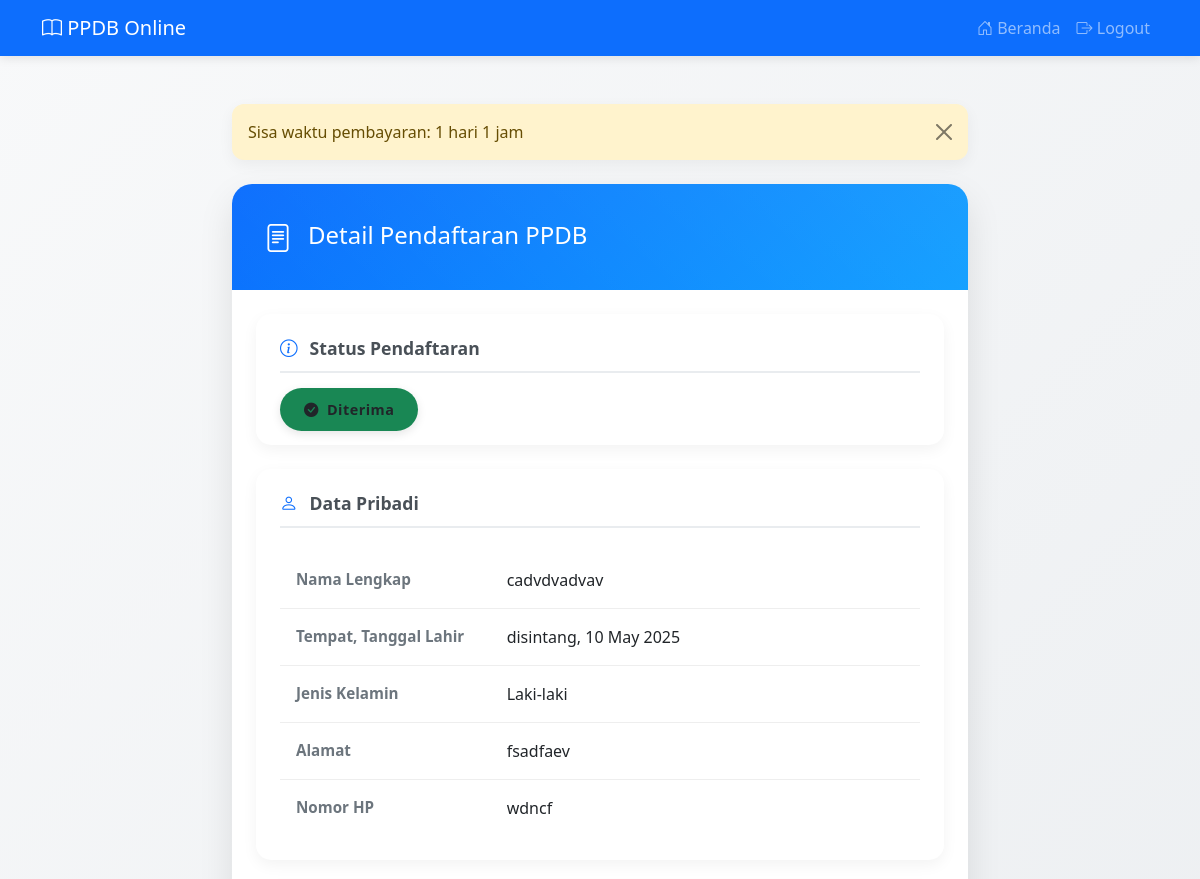
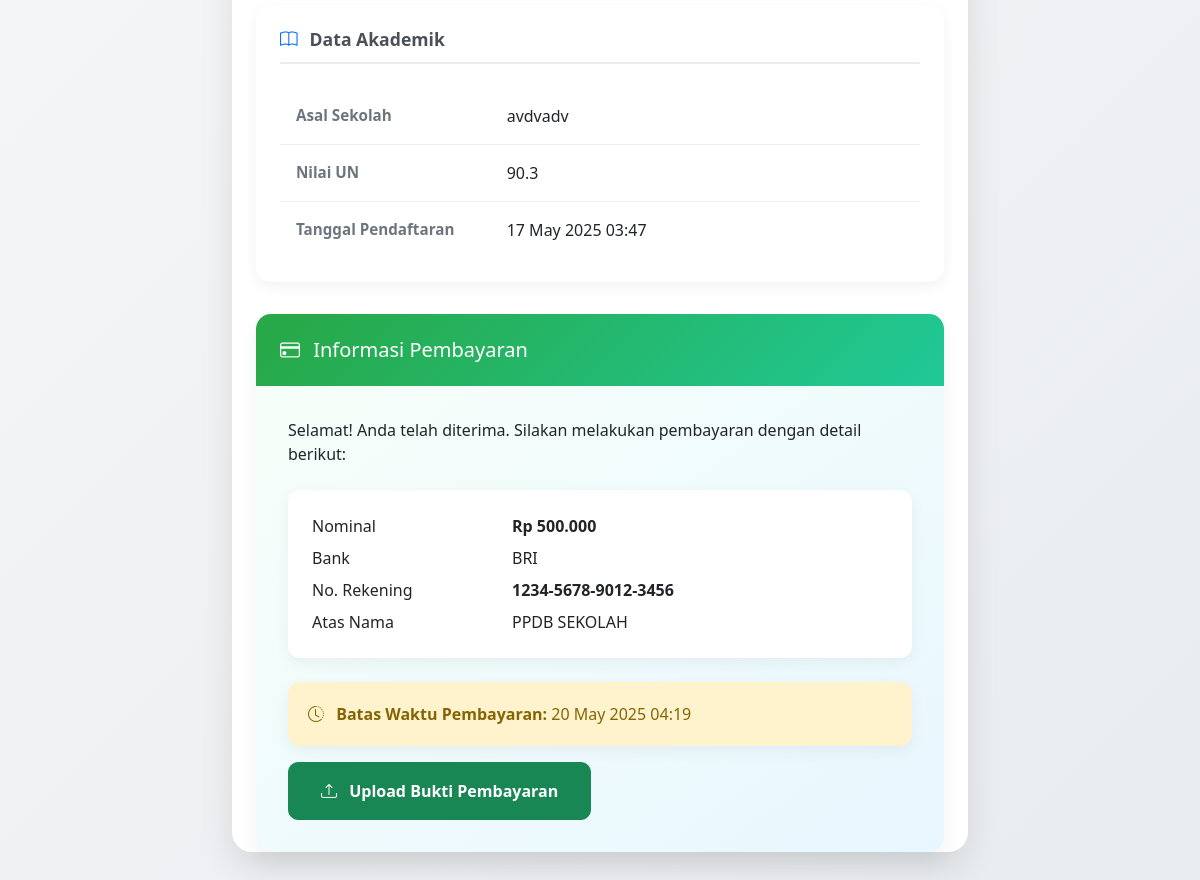
The app's page /detail_pendaftaran (signed in) with its own data (2 pictures, top to bottom).
### app/models.py (models this page shows)
class Pendaftaran(db.Model):
    __tablename__ = 'pendaftaran'
    id = db.Column(db.Integer, primary_key=True)
    nama_lengkap = db.Column(db.String(150), nullable=False)
    tempat_lahir = db.Column(db.String(100), nullable=False)
    tanggal_lahir = db.Column(db.Date, nullable=False)
    jenis_kelamin = db.Column(db.String(20), nullable=False)
    alamat = db.Column(db.Text, nullable=False)
    nomor_hp = db.Column(db.String(15), nullable=False)
    asal_sekolah = db.Column(db.String(150), nullable=False)
    nilai_un = db.Column(db.Float, nullable=False)
    status = db.Column(db.String(20), default='Pending')
    tanggal_daftar = db.Column(db.DateTime, default=datetime.utcnow)
    user_id = db.Column(db.Integer, db.ForeignKey('user.id'), nullable=False)
    diproses_oleh = db.Column(db.Integer, db.ForeignKey('user.id'), nullable=True)
    tanggal_diproses = db.Column(db.DateTime, nullable=True)
    catatan_admin = db.Column(db.Text, nullable=True)

### app/routes/main.py (the view)
@main_bp.route("/detail_pendaftaran")
@login_required
def detail_pendaftaran():
    pendaftaran = Pendaftaran.query.filter_by(user_id=current_user.id).first()
    if not pendaftaran:
        flash('Anda belum melakukan pendaftaran', 'warning')
        return redirect(url_for('main_bp.daftar'))
    if pendaftaran.status == 'Diterima':
        payment_deadline = pendaftaran.tanggal_diproses + timedelta(days=3)
        if datetime.now() > payment_deadline:
            flash('Batas waktu pembayaran telah berakhir!', 'danger')
        else:
            remaining = payment_deadline - datetime.now()
            flash(f'Sisa waktu pembayaran: {remaining.days} hari {remaining.seconds//3600} jam', 'warning')
    return render_template('detail_pendaftaran.html',
                         title="Detail Pendaftaran",
                         pendaftaran=pendaftaran,
                         timedelta=timedelta)  # Pass timedelta to template

### app/__init__.py (called while the page is built)
@login_manager.user_loader
def load_user(user_id):
    from .models import User
    return User.query.get(int(user_id))

### app/templates/detail_pendaftaran.html (shortened to what this page needs)
<!DOCTYPE html>
<html lang="en">
<head>
    <link href="https://cdn.jsdelivr.net/npm/bootstrap@5.3.0/dist/css/bootstrap.min.css" rel="stylesheet">
    <link rel="stylesheet" href="https://cdn.jsdelivr.net/npm/bootstrap-icons@1.7.2/font/bootstrap-icons.css">
</head>
<body>
    <nav class="navbar navbar-expand-lg navbar-dark bg-primary sticky-top">
        <div class="container">
            <a class="navbar-brand" href="{{ url_for('main_bp.home') }}">
                <i class="bi bi-book"></i> PPDB Online
            </a>
            <div class="collapse navbar-collapse" id="navbarNav">
                <ul class="navbar-nav ms-auto">
                    <li class="nav-item">
                        <a class="nav-link" href="{{ url_for('main_bp.home') }}">
                            <i class="bi bi-house-door"></i> Beranda
                        </a>
                    </li>
                    <li class="nav-item">
                        <a class="nav-link" href="{{ url_for('auth_bp.logout') }}">
                            <i class="bi bi-box-arrow-right"></i> Logout
                        </a>
                    </li>
                </ul>
            </div>
        </div>
    </nav>
    <div class="container py-5">
        <div class="row justify-content-center">
            <div class="col-lg-8">
                {% with messages = get_flashed_messages(with_categories=true) %}
                    {% if messages %}
                        {% for category, message in messages %}
                            <div class="alert alert-{{ category }} alert-dismissible fade show mb-4">
                                {{ message }}
                                <button type="button" class="btn-close" data-bs-dismiss="alert"></button>
                            </div>
                        {% endfor %}
                    {% endif %}
                {% endwith %}
                <div class="detail-card">
                    <div class="card-header">
                        <div class="d-flex align-items-center">
                            <i class="bi bi-file-text fs-3 me-3"></i>
                            <div>
                                <h4 class="mb-1">Detail Pendaftaran PPDB</h4>
                            </div>
                        </div>
                    </div>
                    <div class="section-card mx-4 mt-4">
                        <h5 class="section-title">
                            <i class="bi bi-info-circle"></i>
                            Status Pendaftaran
                        </h5>
                        {% if pendaftaran.status == 'Pending' %}
                            <span class="status-badge bg-warning">
                                <i class="bi bi-clock-fill me-2"></i>Menunggu Verifikasi
                            </span>
                        {% elif pendaftaran.status == 'Diterima' %}
                            <span class="status-badge bg-success">
                                <i class="bi bi-check-circle-fill me-2"></i>Diterima
                            </span>
                        {% else %}
                            <span class="status-badge bg-danger">
                                <i class="bi bi-x-circle-fill me-2"></i>Ditolak
                            </span>
                        {% endif %}
                    </div>
                    <div class="section-card mx-4">
                        <h5 class="section-title">
                            <i class="bi bi-person"></i>
                            Data Pribadi
                        </h5>
                        <div class="detail-item">
                            <div class="row">
                                <div class="col-md-4 label">Nama Lengkap</div>
                                <div class="col-md-8">{{ pendaftaran.nama_lengkap }}</div>
                            </div>
                        </div>
                        <div class="detail-item">
                            <div class="row">
                                <div class="col-md-4 label">Tempat, Tanggal Lahir</div>
                                <div class="col-md-8">
                                    {{ pendaftaran.tempat_lahir }},
                                    {{ pendaftaran.tanggal_lahir.strftime('%d %B %Y') }}
                                </div>
                            </div>
                        </div>
                        <div class="detail-item">
                            <div class="row">
                                <div class="col-md-4 label">Jenis Kelamin</div>
                                <div class="col-md-8">{{ pendaftaran.jenis_kelamin }}</div>
                            </div>
                        </div>
                        <div class="detail-item">
                            <div class="row">
                                <div class="col-md-4 label">Alamat</div>
                                <div class="col-md-8">{{ pendaftaran.alamat }}</div>
                            </div>
                        </div>
                        <div class="detail-item">
                            <div class="row">
                                <div class="col-md-4 label">Nomor HP</div>
                                <div class="col-md-8">{{ pendaftaran.nomor_hp }}</div>
                            </div>
                        </div>
                    </div>
                    <div class="section-card mx-4">
                        <h5 class="section-title">
                            <i class="bi bi-book"></i>
                            Data Akademik
                        </h5>
                        <div class="detail-item">
                            <div class="row">
                                <div class="col-md-4 label">Asal Sekolah</div>
                                <div class="col-md-8">{{ pendaftaran.asal_sekolah }}</div>
                            </div>
                        </div>
                        <div class="detail-item">
                            <div class="row">
                                <div class="col-md-4 label">Nilai UN</div>
                                <div class="col-md-8">{{ pendaftaran.nilai_un }}</div>
                            </div>
                        </div>
                        <div class="detail-item">
                            <div class="row">
                                <div class="col-md-4 label">Tanggal Pendaftaran</div>
                                <div class="col-md-8">
                                    {{ pendaftaran.tanggal_daftar.strftime('%d %B %Y %H:%M') }}
                                </div>
                            </div>
                        </div>
                    </div>
                    {% if pendaftaran.status == 'Diterima' %}
                        <div class="payment-card mx-4 mb-4">
                            <div class="payment-header">
                                <h5 class="mb-0">
                                    <i class="bi bi-credit-card me-2"></i>
                                    Informasi Pembayaran
                                </h5>
                            </div>
                            <div class="payment-body">
                                <p>Selamat! Anda telah diterima. Silakan melakukan pembayaran dengan detail berikut:</p>
                                <div class="payment-info">
                                    <div class="row mb-2">
                                        <div class="col-md-4">Nominal</div>
                                        <div class="col-md-8 fw-bold">Rp 500.000</div>
                                    </div>
                                    <div class="row mb-2">
                                        <div class="col-md-4">Bank</div>
                                        <div class="col-md-8">BRI</div>
                                    </div>
                                    <div class="row mb-2">
                                        <div class="col-md-4">No. Rekening</div>
                                        <div class="col-md-8 fw-bold">1234-5678-9012-3456</div>
                                    </div>
                                    <div class="row">
                                        <div class="col-md-4">Atas Nama</div>
                                        <div class="col-md-8">PPDB SEKOLAH</div>
                                    </div>
                                </div>
                                <div class="alert deadline-alert">
                                    <i class="bi bi-clock-history me-2"></i>
                                    <strong>Batas Waktu Pembayaran:</strong>
                                    {{ (pendaftaran.tanggal_diproses + timedelta(days=3)).strftime('%d %B %Y %H:%M') }}
                                </div>
                                <div class="mt-3">
                                    {% if not pendaftaran.bukti_pembayaran %}
                                        <a href="{{ url_for('main_bp.upload_pembayaran') }}" class="btn btn-success btn-upload">
                                            <i class="bi bi-upload me-2"></i>
                                            Upload Bukti Pembayaran
                                        </a>
                                    {% endif %}
                                </div>
                            </div>
                        </div>
                    {% endif %}
                </div>
            </div>
        </div>
    </div>
</body>
</html>

### app/templates/detail_pendaftaran.html (style rules this page uses)
body { background: linear-gradient(135deg, #f8f9fa 0%, #e9ecef 100%); min-height: 100vh; }
.navbar { box-shadow: 0 2px 10px rgba(0,0,0,0.1); }
.detail-card { border: none; border-radius: 20px; box-shadow: 0 15px 35px rgba(0,0,0,0.1); background: white; margin-bottom: 2rem; }
.card-header { background: linear-gradient(135deg, #0d6efd 0%, #0098ff 100%); color: white; border-radius: 20px 20px 0 0 !important; padding: 2rem !important; position: relative; overflow: hidden; }
.card-header::after { content: ''; position: absolute; top: 0; right: 0; bottom: 0; left: 0; background: linear-gradient(45deg, transparent 0%, rgba(255,255,255,0.1) 100%); }
.section-card { background: white; border-radius: 15px; box-shadow: 0 5px 15px rgba(0,0,0,0.05); margin-bottom: 1.5rem; padding: 1.5rem; }
.section-title { color: #495057; font-size: 1.1rem; font-weight: 600; margin-bottom: 1.5rem; padding-bottom: 0.75rem; border-bottom: 2px solid #e9ecef; display: flex; align-items: center; }
.section-title i { margin-right: 0.75rem; color: #0d6efd; }
.detail-item { padding: 1rem; border-bottom: 1px solid #eee; transition: all 0.3s ease; }
.detail-item:last-child { border-bottom: none; }
.label { color: #6c757d; font-weight: 600; font-size: 0.95rem; }
.status-badge { padding: 0.75rem 1.5rem; border-radius: 50px; font-weight: 600; font-size: 0.9rem; letter-spacing: 0.5px; box-shadow: 0 3px 10px rgba(0,0,0,0.1); }
.payment-card { background: linear-gradient(145deg, #f8fff9 0%, #e8f7ff 100%); border: none; border-radius: 15px; margin-top: 2rem; box-shadow: 0 10px 20px rgba(0,0,0,0.05); }
.payment-header { background: linear-gradient(135deg, #28a745 0%, #20c997 100%); color: white; padding: 1.5rem; border-radius: 15px 15px 0 0; position: relative; }
.payment-body { padding: 2rem; }
.payment-info { background-color: white; border-radius: 12px; padding: 1.5rem; margin: 1.5rem 0; box-shadow: 0 5px 15px rgba(0,0,0,0.05); }
.payment-info .row { margin-bottom: 1rem; }
.payment-info .row:last-child { margin-bottom: 0; }
.deadline-alert { background-color: #fff3cd; border: none; border-radius: 12px; color: #856404; margin-top: 1.5rem; padding: 1.25rem; box-shadow: 0 5px 15px rgba(133,100,4,0.1); }
.btn-upload { padding: 1rem 2rem; font-weight: 600; border-radius: 10px; transition: all 0.3s ease; }
.alert { border-radius: 12px; border: none; box-shadow: 0 5px 15px rgba(0,0,0,0.05); }

### records on screen
Pendaftaran: nama_lengkap "cadvdvadvav", tempat_lahir "disintang", tanggal_lahir "10 May 2025", jenis_kelamin "Laki-laki", alamat "fsadfaev", nomor_hp "wdncf", asal_sekolah "avdvadv", nilai_un "90.3", tanggal_daftar "17 May 2025 03:47", tanggal_diproses "20 May 2025 04:19"

### other values on screen
{{ message }} "Sisa waktu pembayaran: 1 hari 1 jam"
